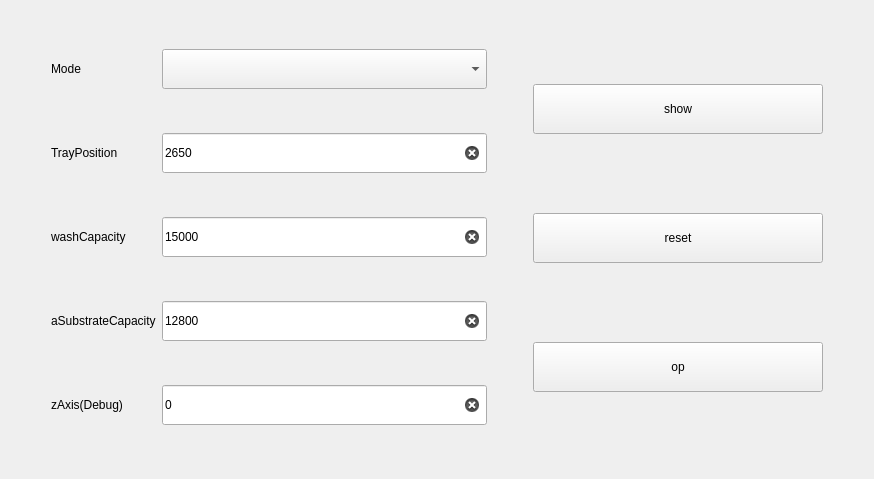
<?xml version="1.0" encoding="UTF-8"?>
<ui version="4.0">
 <class>SingleStepMagneticSeparation</class>
 <widget class="QWidget" name="SingleStepMagneticSeparation">
  <property name="geometry">
   <rect>
    <x>0</x>
    <y>0</y>
    <width>874</width>
    <height>479</height>
   </rect>
  </property>
  <property name="windowTitle">
   <string>Form</string>
  </property>
  <layout class="QHBoxLayout" name="horizontalLayout" stretch="0,3,0,2,0">
   <item>
    <spacer name="horizontalSpacer">
     <property name="orientation">
      <enum>Qt::Horizontal</enum>
     </property>
     <property name="sizeHint" stdset="0">
      <size>
       <width>40</width>
       <height>20</height>
      </size>
     </property>
    </spacer>
   </item>
   <item>
    <layout class="QGridLayout" name="gridLayout">
     <item row="1" column="0">
      <widget class="QLabel" name="lab_0">
       <property name="text">
        <string>TrayPosition</string>
       </property>
      </widget>
     </item>
     <item row="0" column="0">
      <widget class="QLabel" name="lab">
       <property name="text">
        <string>Mode</string>
       </property>
      </widget>
     </item>
     <item row="0" column="1">
      <widget class="QComboBox" name="comboBox">
       <property name="minimumSize">
        <size>
         <width>0</width>
         <height>40</height>
        </size>
       </property>
       <property name="styleSheet">
        <string notr="true">QComboBox QAbstractItemView::item{height:50px;}</string>
       </property>
      </widget>
     </item>
     <item row="3" column="0">
      <widget class="QLabel" name="lab_2">
       <property name="text">
        <string>aSubstrateCapacity</string>
       </property>
      </widget>
     </item>
     <item row="1" column="1">
      <widget class="QLineEdit" name="edit_0">
       <property name="minimumSize">
        <size>
         <width>0</width>
         <height>40</height>
        </size>
       </property>
       <property name="text">
        <string>2650</string>
       </property>
       <property name="clearButtonEnabled">
        <bool>true</bool>
       </property>
      </widget>
     </item>
     <item row="3" column="1">
      <widget class="QLineEdit" name="edit_2">
       <property name="minimumSize">
        <size>
         <width>0</width>
         <height>40</height>
        </size>
       </property>
       <property name="text">
        <string>12800</string>
       </property>
       <property name="clearButtonEnabled">
        <bool>true</bool>
       </property>
      </widget>
     </item>
     <item row="2" column="0">
      <widget class="QLabel" name="lab_1">
       <property name="text">
        <string>washCapacity</string>
       </property>
      </widget>
     </item>
     <item row="2" column="1">
      <widget class="QLineEdit" name="edit_1">
       <property name="minimumSize">
        <size>
         <width>0</width>
         <height>40</height>
        </size>
       </property>
       <property name="text">
        <string>15000</string>
       </property>
       <property name="clearButtonEnabled">
        <bool>true</bool>
       </property>
      </widget>
     </item>
     <item row="4" column="0">
      <widget class="QLabel" name="lab_3">
       <property name="text">
        <string>zAxis(Debug)</string>
       </property>
      </widget>
     </item>
     <item row="4" column="1">
      <widget class="QLineEdit" name="edit_3">
       <property name="minimumSize">
        <size>
         <width>0</width>
         <height>40</height>
        </size>
       </property>
       <property name="text">
        <string>0</string>
       </property>
       <property name="clearButtonEnabled">
        <bool>true</bool>
       </property>
      </widget>
     </item>
    </layout>
   </item>
   <item>
    <spacer name="horizontalSpacer_2">
     <property name="orientation">
      <enum>Qt::Horizontal</enum>
     </property>
     <property name="sizeHint" stdset="0">
      <size>
       <width>40</width>
       <height>20</height>
      </size>
     </property>
    </spacer>
   </item>
   <item>
    <layout class="QVBoxLayout" name="verticalLayout_2">
     <item>
      <widget class="QPushButton" name="btn_show">
       <property name="minimumSize">
        <size>
         <width>0</width>
         <height>50</height>
        </size>
       </property>
       <property name="text">
        <string>show</string>
       </property>
      </widget>
     </item>
     <item>
      <widget class="QPushButton" name="btn_reset">
       <property name="minimumSize">
        <size>
         <width>0</width>
         <height>50</height>
        </size>
       </property>
       <property name="text">
        <string>reset</string>
       </property>
      </widget>
     </item>
     <item>
      <widget class="QPushButton" name="btn">
       <property name="minimumSize">
        <size>
         <width>0</width>
         <height>50</height>
        </size>
       </property>
       <property name="text">
        <string>op</string>
       </property>
      </widget>
     </item>
    </layout>
   </item>
   <item>
    <spacer name="horizontalSpacer_3">
     <property name="orientation">
      <enum>Qt::Horizontal</enum>
     </property>
     <property name="sizeHint" stdset="0">
      <size>
       <width>40</width>
       <height>20</height>
      </size>
     </property>
    </spacer>
   </item>
  </layout>
 </widget>
 <resources/>
 <connections/>
</ui>
